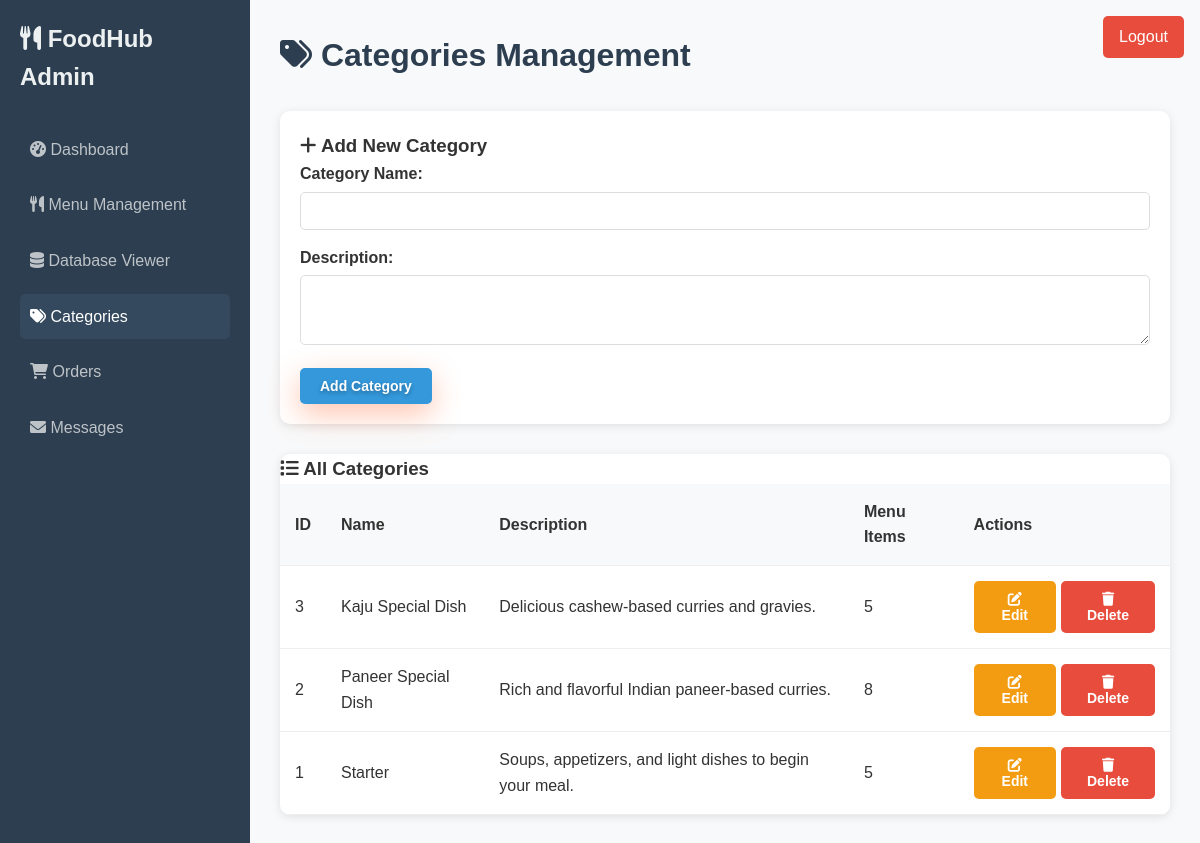
/admin/categories.php (signed in), run on the app's committed database.
### tables this page shows
CREATE TABLE IF NOT EXISTS categories (
    id INT AUTO_INCREMENT PRIMARY KEY,
    name VARCHAR(100) NOT NULL,
    description TEXT,
    created_at TIMESTAMP DEFAULT CURRENT_TIMESTAMP
);

### admin/categories.php (the view, shortened to what this page needs)
<?php
require_once '../config/database.php';
$categories = [];
try {
    $stmt = $pdo->query("SELECT * FROM categories ORDER BY name");
    $categories = $stmt->fetchAll();
} catch (PDOException $e) {
    $error = "Error fetching categories: " . $e->getMessage();
}
?>
<!DOCTYPE html>
<html lang="en">
<head>
    <link rel="stylesheet" href="../css/style.css">
    <link href="https://cdnjs.cloudflare.com/ajax/libs/font-awesome/6.0.0/css/all.min.css" rel="stylesheet">
</head>
<body>
    <div class="admin-container">
        <div class="sidebar">
            <h2><i class="fas fa-utensils"></i> FoodHub Admin</h2>
            <ul>
                <li><a href="index.php"><i class="fas fa-tachometer-alt"></i> Dashboard</a></li>
                <li><a href="menu.php"><i class="fas fa-utensils"></i> Menu Management</a></li>
                <li><a href="database.php"><i class="fas fa-database"></i> Database Viewer</a></li>
                <li><a href="categories.php" class="active"><i class="fas fa-tags"></i> Categories</a></li>
                <li><a href="orders.php"><i class="fas fa-shopping-cart"></i> Orders</a></li>
                <li><a href="messages.php"><i class="fas fa-envelope"></i> Messages</a></li>
            </ul>
        </div>
        <div class="main-content">
            <a href="logout.php" class="logout-btn">Logout</a>
            <h1><i class="fas fa-tags"></i> Categories Management</h1>
            <div class="add-category">
                <h3><i class="fas fa-plus"></i> Add New Category</h3>
                <form method="POST">
                    <div class="form-group">
                        <label for="name">Category Name:</label>
                        <input type="text" id="name" name="name" required>
                    </div>
                    <div class="form-group">
                        <label for="description">Description:</label>
                        <textarea id="description" name="description" rows="3" required></textarea>
                    </div>
                    <button type="submit" class="btn btn-primary">Add Category</button>
                </form>
            </div>
            <div class="categories-table">
                <h3><i class="fas fa-list"></i> All Categories</h3>
                <table>
                    <thead>
                        <tr>
                            <th>ID</th>
                            <th>Name</th>
                            <th>Description</th>
                            <th>Menu Items</th>
                            <th>Actions</th>
                        </tr>
                    </thead>
                    <tbody>
                        <?php if (empty($categories)): ?>
                            <tr>
                                <td colspan="5" style="text-align: center; padding: 20px;">
                                    No categories found. Add your first category above.
                                </td>
                            </tr>
                        <?php else: ?>
                            <?php foreach ($categories as $category): ?>
                                <tr>
                                    <td><?php echo $category['id']; ?></td>
                                    <td><?php echo htmlspecialchars($category['name']); ?></td>
                                    <td><?php echo htmlspecialchars($category['description']); ?></td>
                                    <td>
                                        <?php
                                        try {
                                            $stmt = $pdo->prepare("SELECT COUNT(*) FROM menu_items WHERE category_id = ?");
                                            $stmt->execute([$category['id']]);
                                            $count = $stmt->fetchColumn();
                                            echo $count;
                                        } catch (PDOException $e) {
                                            echo "0";
                                        }
                                        ?>
                                    </td>
                                    <td>
                                        <div class="action-buttons">
                                            <button class="btn btn-warning btn-sm" onclick="editCategory(<?php echo $category['id']; ?>, '<?php echo htmlspecialchars($category['name']); ?>', '<?php echo htmlspecialchars($category['description']); ?>')">
                                                <i class="fas fa-edit"></i> Edit
                                            </button>
                                            <form method="POST" style="display: inline;" onsubmit="return confirm('Are you sure you want to delete this category?')">
                                                <button type="submit" class="btn btn-danger btn-sm">
                                                    <i class="fas fa-trash"></i> Delete
                                                </button>
                                            </form>
                                        </div>
                                    </td>
                                </tr>
                            <?php endforeach; ?>
                        <?php endif; ?>
                    </tbody>
                </table>
            </div>
        </div>
    </div>
</body>
</html>

### css/style.css (style rules this page uses)
* { margin: 0; padding: 0; box-sizing: border-box; }
:root { --primary-orange: #ff6b35; --primary-yellow: #ffd23f; --primary-green: #06d6a0; --primary-red: #ef476f; --neon-blue: #118ab2; --dark-bg: #073b4c; --glass-bg: rgba(255, 255, 255, 0.1); --glass-border: rgba(255, 255, 255, 0.2); --shadow-3d: 0 20px 40px rgba(0, 0, 0, 0.15); --shadow-hover: 0 30px 60px rgba(0, 0, 0, 0.25); --gradient-primary: linear-gradient(135deg, var(--primary-orange), var(--primary-red)); --gradient-secondary: linear-gradient(135deg, var(--primary-green), var(--neon-blue)); --gradient-bg: linear-gradient(135deg, #667eea 0%, #764ba2 50%, #ff6b35 100%); }
body { font-family: 'Poppins', sans-serif; line-height: 1.6; color: #333; overflow-x: hidden; background: var(--gradient-bg); min-height: 100vh; position: relative; }
body::before { content: ''; position: fixed; top: 0; left: 0; width: 100%; height: 100%; z-index: -1; animation: particleFloat 20s ease-in-out infinite; }
.btn { padding: 1.2rem 2.5rem; border: none; border-radius: 50px; font-size: 1.1rem; font-weight: 700; text-decoration: none; cursor: pointer; transition: all 0.4s ease; display: inline-block; text-align: center; position: relative; transform-style: preserve-3d; overflow: hidden; }
.btn-primary { background: var(--gradient-primary); color: white; box-shadow: 0 10px 30px rgba(255, 107, 53, 0.4); text-shadow: 0 2px 4px rgba(0, 0, 0, 0.3); }

### admin/categories.php (style rules this page uses)
.admin-container { display: flex; min-height: 100vh; }
.sidebar { width: 250px; background: #2c3e50; color: white; padding: 20px; }
.sidebar h2 { margin-bottom: 30px; color: #ecf0f1; }
.sidebar ul { list-style: none; padding: 0; }
.sidebar li { margin-bottom: 10px; }
.sidebar a { color: #bdc3c7; text-decoration: none; padding: 10px; display: block; border-radius: 5px; transition: background 0.3s; }
.sidebar a:hover, .sidebar a.active { background: #34495e; color: white; }
.main-content { flex: 1; padding: 30px; background: #f8f9fa; }
.main-content h1 { color: #2c3e50; margin-bottom: 30px; }
.add-category { background: white; padding: 20px; border-radius: 10px; margin-bottom: 30px; box-shadow: 0 2px 10px rgba(0,0,0,0.1); }
.form-group { margin-bottom: 15px; }
.form-group label { display: block; margin-bottom: 5px; font-weight: 600; }
.form-group input, .form-group textarea { width: 100%; padding: 10px; border: 1px solid #ddd; border-radius: 5px; font-size: 14px; }
.btn { padding: 10px 20px; border: none; border-radius: 5px; cursor: pointer; font-size: 14px; text-decoration: none; display: inline-block; }
.btn-primary { background: #3498db; color: white; }
.btn-warning { background: #f39c12; color: white; }
.btn-danger { background: #e74c3c; color: white; }
.categories-table { background: white; border-radius: 10px; overflow: hidden; box-shadow: 0 2px 10px rgba(0,0,0,0.1); }
.categories-table table { width: 100%; border-collapse: collapse; }
.categories-table th, .categories-table td { padding: 15px; text-align: left; border-bottom: 1px solid #eee; }
.categories-table th { background: #f8f9fa; font-weight: 600; }
.action-buttons { display: flex; gap: 5px; }
.logout-btn { position: absolute; top: 1rem; right: 1rem; background: #e74c3c; color: white; padding: 0.5rem 1rem; border-radius: 5px; text-decoration: none; }

### data on the page
categories: id "3", name "Kaju Special Dish", description "Delicious cashew-based curries and gravies.", count "5"
categories: id "2", name "Paneer Special Dish", description "Rich and flavorful Indian paneer-based curries.", count "8"
categories: id "1", name "Starter", description "Soups, appetizers, and light dishes to begin your meal.", count "5"
